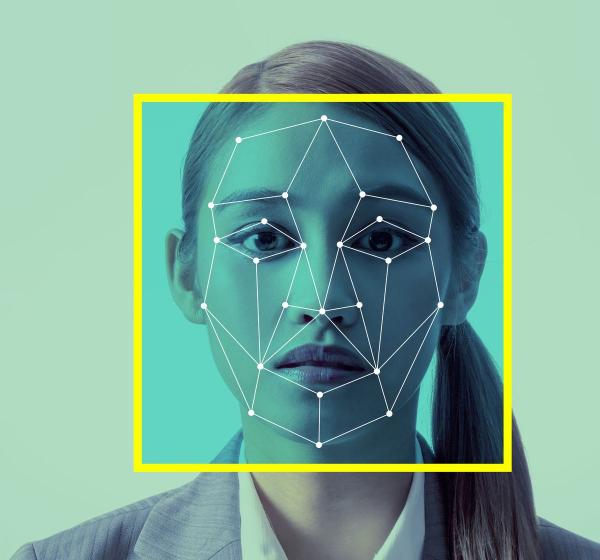
#> input picture assets/img2.jpg, 1199 x 1119 px (shown at 1/2 size)
$ python -i app.py   (imports and definitions only)
#> lines starting #> are read from the running program, lines starting #| are printed output that depends on the picture; after the words box and inside, x2 and y2 are one past the last pixel; in counts of white or black regions, pixels touching at a corner belong together
import streamlit as st
import cv2
import numpy as np
from PIL import Image
import time

# Chargement des classifieurs Haar
face = cv2.CascadeClassifier(cv2.data.haarcascades + "haarcascade_frontalface_default.xml")
eye = cv2.CascadeClassifier(cv2.data.haarcascades + "haarcascade_eye.xml")

# Configuration de la page
# [6 lines not run here, left out]

# Initialisation des états
if 'mode' not in st.session_state:
    st.session_state.mode = None
if 'webcam_running' not in st.session_state:
    st.session_state.webcam_running = False
if 'current_page' not in st.session_state:
    st.session_state.current_page = 'home'
if 'processing_time' not in st.session_state:
    st.session_state.processing_time = 0
if 'total_detections' not in st.session_state:
    st.session_state.total_detections = 0

# CSS professionnel inspiré des designs modernes
# [442 lines not run here, left out]


# Fonction de traitement avec mesure du temps
def process_image(img_array, detect_width=320):
    """
    Robust, faster face+eye detection.
    - img_array: RGB numpy array (H,W,3) uint8
    - detect_width: width to which we downscale for detection (speed)
    Returns: annotated_image_rgb, n_faces, n_eyes, proc_time, quality
    """
#> called with detect_width = 320
    t0 = time.perf_counter()

    # sécuriser le type
    img = img_array.astype('uint8').copy()
    h, w = img.shape[:2]
#> h = 1119; w = 1199

    # Step A : downscale for detection to speed up
    if w > detect_width:
        scale = detect_width / w
#> scale = 0.267
        small = cv2.resize(img, (int(w * scale), int(h * scale)), interpolation=cv2.INTER_AREA)
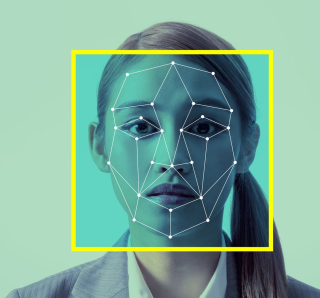
#> small: shape (298, 320, 3); mean R, G, B 125.3, 170.5, 152.1
    else:
        scale = 1.0
        small = img

    # Step B : grayscale + equalize for better contrast
    gray_small = cv2.cvtColor(small, cv2.COLOR_RGB2GRAY)
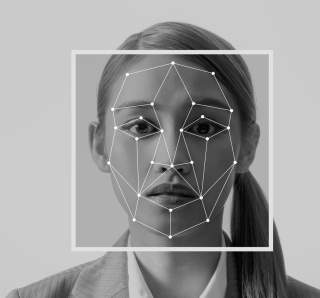
#> gray_small: shape (298, 320); min 3, max 253, mean 155
    gray_small = cv2.equalizeHist(gray_small)
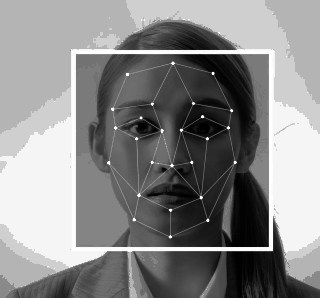
#> gray_small: shape (298, 320); min 0, max 255, mean 135.8

    # Safety check: ensure cascades loaded
    if face.empty():
        raise RuntimeError("Le cascadeur 'face' n'est pas chargé (cv2.data.haarcascades).")
    if eye.empty():
        raise RuntimeError("Le cascadeur 'eye' n'est pas chargé (cv2.data.haarcascades).")

    # Step C : detect faces on the small image (faster)
    # Ajuste scaleFactor/minNeighbors/minSize pour ta webcam
    faces_small = face.detectMultiScale(
        gray_small,
        scaleFactor=1.08,   # plus fin que 1.1
        minNeighbors=4,     # un peu moins strict
        minSize=(24, 24)    # autorise petits visages
    )
#> faces_small = [[82, 59, 177, 177]]

    # Prepare drawing on full-sized RGB image (convert to BGR for cv2 drawing)
    out_bgr = cv2.cvtColor(img, cv2.COLOR_RGB2BGR)
#> out_bgr is the input picture: shape (1119, 1199, 3); mean B, G, R 152.1, 170.5, 125.3
    total_eyes = 0

    # For each face found in the small image, scale coords to original size
    for (x_s, y_s, w_s, h_s) in faces_small:
        x = int(x_s / scale); y = int(y_s / scale)
        ww = int(w_s / scale); hh = int(h_s / scale)

        # rectangle for face (BGR color)
        cv2.rectangle(out_bgr, (x, y), (x + ww, y + hh), (234, 126, 102), 3)

        # detect eyes in small ROI to be faster
        roi_gray_small = gray_small[y_s:y_s + h_s, x_s:x_s + w_s]
        roi_color_small = small[y_s:y_s + h_s, x_s:x_s + w_s]

        eyes_small = eye.detectMultiScale(roi_gray_small, scaleFactor=1.1, minNeighbors=3, minSize=(10, 10))
        total_eyes += len(eyes_small)

        # draw eyes (scale coordinates back to original image)
        for (ex_s, ey_s, ew_s, eh_s) in eyes_small:
            ex = int((x_s + ex_s) / scale); ey = int((y_s + ey_s) / scale)
            ew = int(ew_s / scale); eh = int(eh_s / scale)
            cv2.rectangle(out_bgr, (ex, ey), (ex + ew, ey + eh), (16, 185, 129), 2)
#> this loop made 1 pass
#> (x_s, y_s, w_s, h_s, x, y, ww, hh) on pass 1: (82, 59, 177, 177, 307, 221, 663, 663)
#> pass 1, in process_image, `roi_gray_small = gray_small[y_s:y_s + h_s, x_s:x_s + w_s]`:
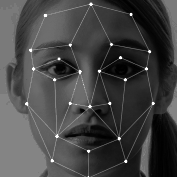
#> roi_gray_small: shape (177, 177); min 0, max 255, mean 68.1
#> pass 1, in process_image, `roi_color_small = small[y_s:y_s + h_s, x_s:x_s + w_s]`:
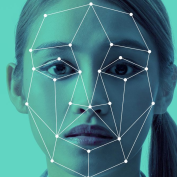
#> roi_color_small: shape (177, 177, 3); mean R, G, B 68.2, 126.6, 130.7
#> after the loop:
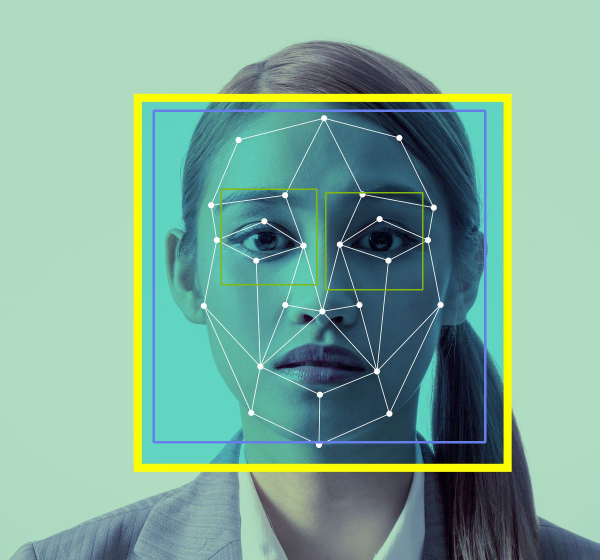
#> out_bgr: shape (1119, 1199, 3) (shown at 1/2 size); 1.33% of pixels changed, all inside (x1, y1, x2, y2) = (305, 219, 973, 887)
#> after the loop, total_eyes = 2

    # Convert back to RGB for st.image
    out_rgb = cv2.cvtColor(out_bgr, cv2.COLOR_BGR2RGB)

    proc_time = time.perf_counter() - t0

    # Quality estimate based on brightness
    gray_full = cv2.cvtColor(img, cv2.COLOR_RGB2GRAY)
    brightness = float(np.mean(gray_full))
#> brightness = 155
    quality = "Bonne" if 50 < brightness < 200 else "Faible"
#> quality = 'Bonne'

    return out_rgb, len(faces_small), total_eyes, proc_time, quality


# [1 line not run here, left out]

# Navigation
# [1 line that did not run here, left out]
# [405 lines not run here, left out]

>>> import cv2
>>> picture = cv2.cvtColor(cv2.imread('assets/img2.jpg'), cv2.COLOR_BGR2RGB)
>>> result = process_image(picture)
#> result = 5 items
